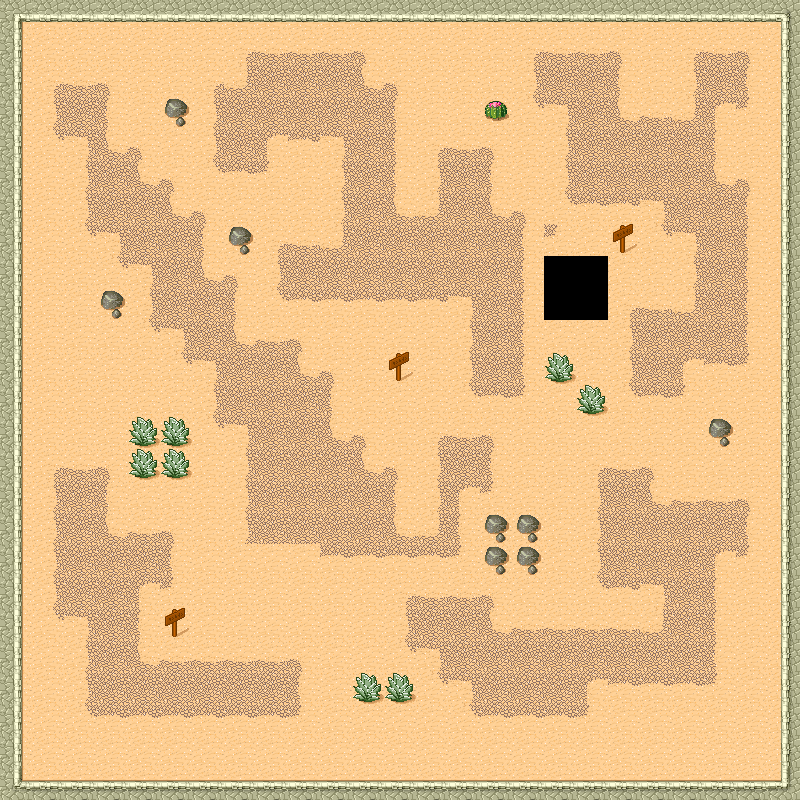

A 2D game scene composited from a Tiled map and its tileset images. What follows is a short description and the map's XML, with every tile layer's data as written:
An orthogonal 25x25 tile map with 32x32 px tiles, 1 tile layer (Camada de Tiles 1) and 1 object.

<map version="1.0" orientation="orthogonal" renderorder="right-down" width="25" height="25" tilewidth="32" tileheight="32" nextobjectid="2">
 <tileset firstgid="1" name="tmw_desert_spacing" tilewidth="32" tileheight="32" spacing="1" margin="1" tilecount="48">
  <image source="tmw_desert_spacing.png" width="265" height="199" />
  <terraintypes>
   <terrain name="Tijolo" tile="-1" />
   <terrain name="Pedra" tile="-1" />
   <terrain name="Areia" tile="-1" />
  </terraintypes>
  <tile id="0" terrain=",,,0" />
  <tile id="1" terrain=",,0,0" />
  <tile id="2" terrain=",,0," />
  <tile id="3" terrain="2,2,2," />
  <tile id="4" terrain="2,2,,2" />
  <tile id="5" terrain=",,,2" />
  <tile id="6" terrain=",,2,2" />
  <tile id="7" terrain=",,2," />
  <tile id="8" terrain=",0,,0" />
  <tile id="9" terrain="0,0,0,0" />
  <tile id="10" terrain="0,,0," />
  <tile id="11" terrain="2,,2,2" />
  <tile id="12" terrain=",2,2,2" />
  <tile id="13" terrain=",2,,2" />
  <tile id="14" terrain="2,2,2,2" />
  <tile id="15" terrain="2,,2," />
  <tile id="16" terrain=",0,," />
  <tile id="17" terrain="0,0,," />
  <tile id="18" terrain="0,,," />
  <tile id="19" terrain=",0,0," />
  <tile id="20" terrain="0,0,,0" />
  <tile id="21" terrain=",2,," />
  <tile id="22" terrain="2,2,," />
  <tile id="23" terrain="2,,," />
  <tile id="24" terrain=",,,1" />
  <tile id="25" terrain=",,1,1" />
  <tile id="26" terrain=",,1," />
  <tile id="27" terrain="0,,0,0" />
  <tile id="28" terrain=",0,0,0" />
  <tile id="31" probability="2.5" />
  <tile id="32" terrain=",1,,1" />
  <tile id="33" terrain="1,1,1,1" />
  <tile id="34" terrain="1,,1," />
  <tile id="35" terrain="1,1,1," />
  <tile id="36" terrain="1,1,,1" />
  <tile id="40" terrain=",1,," />
  <tile id="41" terrain="1,1,," />
  <tile id="42" terrain="1,,," />
  <tile id="43" terrain="1,,1,1" />
  <tile id="44" terrain=",1,1,1" />
 </tileset>
 <layer name="Camada de Tiles 1" width="25" height="25">
  <data encoding="csv">
36,42,42,42,42,42,42,42,42,42,42,42,42,42,42,42,42,42,42,42,42,42,42,42,37,
35,30,30,30,30,30,30,6,7,7,7,8,30,30,30,30,6,7,7,8,30,6,7,8,33,
35,6,7,8,30,30,6,13,15,15,15,12,8,30,30,30,14,15,15,16,30,14,15,16,33,
35,14,15,16,30,32,14,15,15,15,15,15,16,30,30,31,22,5,15,12,7,13,4,24,33,
35,22,5,12,8,30,14,15,4,23,5,15,16,6,7,8,30,14,15,15,15,15,16,30,33,
35,30,14,15,12,8,22,23,24,30,14,15,16,14,15,16,30,14,15,15,15,15,12,8,33,
35,30,14,15,15,12,8,30,30,30,14,15,12,13,15,12,8,22,23,23,5,15,15,16,33,
35,30,22,5,15,15,16,32,6,7,13,15,15,15,15,15,16,24,30,46,22,5,15,16,33,
35,30,30,22,5,15,12,8,14,15,15,15,15,15,15,15,16,0,0,30,30,14,15,16,33,
35,30,30,32,14,15,15,16,22,23,23,23,23,23,5,15,16,0,0,6,7,13,15,16,33,
35,30,30,30,22,5,15,12,7,8,30,30,30,30,14,15,16,30,30,14,15,15,15,16,33,
35,30,30,30,30,22,5,15,15,12,8,30,46,30,14,15,16,38,30,14,15,4,23,24,33,
35,30,30,30,30,30,14,15,15,15,16,30,30,30,22,23,24,30,38,22,23,24,30,30,33,
35,30,30,30,38,38,22,5,15,15,12,8,30,6,7,8,30,30,30,30,30,30,32,30,33,
35,6,7,8,38,38,30,14,15,15,15,12,8,14,15,16,30,30,6,7,8,30,30,30,33,
35,14,15,16,30,30,30,14,15,15,15,15,16,14,4,24,30,30,14,15,12,7,7,8,33,
35,14,15,12,7,8,30,14,15,15,15,15,12,13,16,32,32,30,14,15,15,15,15,16,33,
35,14,15,15,15,16,30,30,30,30,23,23,23,23,24,32,32,30,14,15,15,15,4,24,33,
35,14,15,15,4,24,30,30,30,30,30,30,6,7,7,8,30,30,22,23,5,15,16,30,33,
35,22,5,15,16,46,30,30,30,30,30,30,14,15,15,12,7,7,7,7,13,15,16,30,33,
35,30,14,15,12,7,7,7,7,8,30,30,22,5,15,15,15,15,15,15,15,15,16,30,33,
35,30,14,15,15,15,15,15,15,16,30,38,38,22,5,15,15,15,4,23,23,23,24,30,33,
35,30,22,23,23,23,23,23,23,24,30,30,30,30,22,23,23,23,24,30,30,30,30,30,33,
35,30,30,30,30,30,30,30,30,30,30,30,30,30,30,30,30,30,30,30,30,30,30,30,33,
44,26,26,26,26,26,26,26,26,26,26,26,26,26,26,26,26,26,26,26,26,26,26,26,45
</data>
 </layer>
 <objectgroup name="Limites">
  <object id="1" x="22.3333" y="21.6667" width="759" height="758.667" />
 </objectgroup>
</map>
